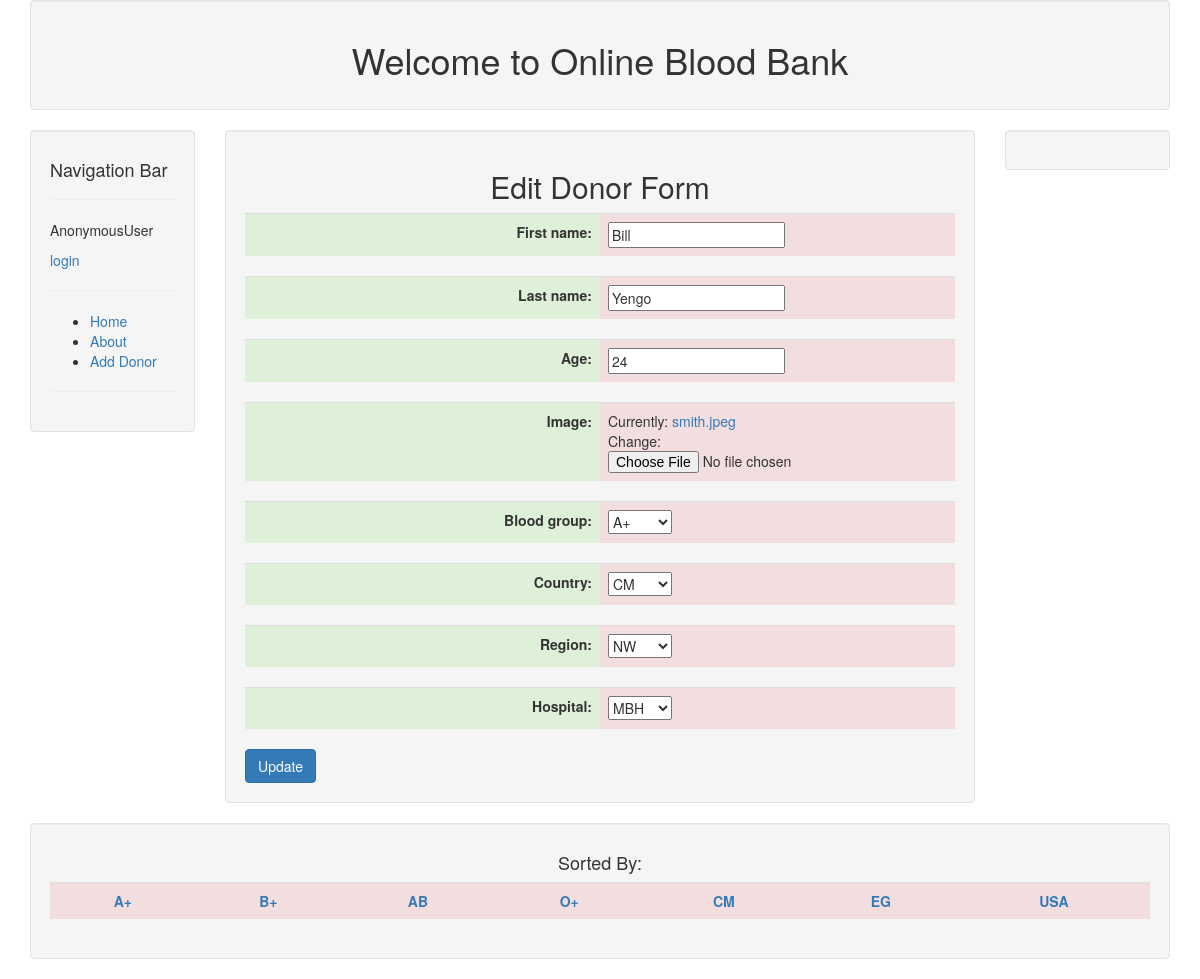
Page /home/2/edit/ on the committed database.
### blood/models.py (models this page shows, shortened)
class Blood_Client(models.Model):
	first_name = models.CharField(max_length=250)
	last_name = models.CharField(max_length=250)
	age = models.IntegerField()
	image = models.FileField()
	blood_group = models.ForeignKey(Blood_Group, on_delete=models.SET_NULL, null=True)
	country = models.ForeignKey(Country, on_delete=models.SET_NULL, null=True)
	region = models.ForeignKey(Region, on_delete=models.SET_NULL, null=True)
	hospital = models.ForeignKey(Hospital, on_delete=models.SET_NULL, null=True)
	created = models.DateTimeField(auto_now_add=True)
	modified = models.DateTimeField(auto_now=True)
	approved = models.ForeignKey(Approved, on_delete=models.SET_NULL, null=True)

class Blood_Group(models.Model):
	blood_type = (
			('A+','A+'),
			('B+','B+'),
			('AB','AB - Universal Recipient'),
			('O+','O+ - Universal Donor'),
			('A-','A-'),
			('B-','B-'),
			('O-','O-'),
		)
	blood_group = models.CharField(choices=blood_type, max_length=2, default='O', help_text="What blood group are you?")
	def __str__(self):
		return self.blood_group

class Country(models.Model):
	COUNTRY = (
			('CM', 'Cameroon'),
			('EG', 'Equetorial Guinnea'),
			('USA', 'United States'),
		)
	country = models.CharField(choices=COUNTRY, help_text="PLease enter country of origin", max_length=3)
	def __str__(self):
		return self.country

class Region(models.Model):
	REGIONAL_LOCATION = (
			('NW', 'North-West'),
			('SW', 'South-West'),
			('LT', 'Littoral'),
		)
	region = models.CharField(choices=REGIONAL_LOCATION, help_text="Region of origin", max_length=3)
	def __str__(self):
		return self.region

class Hospital(models.Model):
	HOSPITAL_CHOICES = (
			('MBH', 'Mbingo Baptist Hospital (MBH)'),
			('BBH', 'Banso Baptist Hospital (BBH)'),
		)
	hospital = models.CharField(choices=HOSPITAL_CHOICES, help_text="Hospital of/for blood examination", max_length=3)
	def __str__(self):
		return self.hospital

### blood/views.py (the view)
# urls.py: url(r'^home/(?P<pk>\d+)/edit/$', views.edit_donor, name='edit_donor'),
def edit_donor(request, pk=None):
	client = get_object_or_404(Blood_Client, pk=pk)
	if request.method == 'POST':
		form = BloodClientForm(request.POST, request.FILES, instance=client)
		if form.is_valid():
			donor = form.save(commit=False)
			donor.save()
			return HttpResponseRedirect(donor.get_absolute_url())
	else:
		form = BloodClientForm(instance=client)
	context = {'form':form, 'client':client}
	template = 'blood/edit_donor.html'
	return render(request, template, context)

### blood/forms.py
class BloodClientForm(forms.ModelForm):
	class Meta:
		model = Blood_Client
		fields = ['first_name', 'last_name', 'age', 'image', 'blood_group', 'country', 'region', 'hospital']

### blood/templates/blood/edit_donor.html (shortened to what this page needs)
{% extends 'base.html' %}
{% block content%}
	<h2 align="center">Edit Donor Form</h2>
	<form action="" method="POST" enctype="multipart/form-data">
		{% for field in form%}
			<table class="table table-striped">
				<tr>
					<th style="width:50%; text-align: right" class="success">{{field.label_tag}}</th>
					<td style="width:50%; text-align: left" class="danger">{{field}}</td>
				</tr>
			</table>
		{% endfor%}
		<button class="btn btn-primary" type="submit">Update</button>
	</form>
{% endblock %}

### rows in the picture
Blood_Client: form "Bill" "Yengo" "24"
Blood_Group: form "A+"
Country: form "CM"
Region: form "NW"
Hospital: form "MBH"

### other values in the picture
{{ user }} "AnonymousUser"
{{ field.label_tag }} "First name:" "Last name:" "Age:" "Image:" "Blood group:" "Country:" "Region:" "Hospital:"
